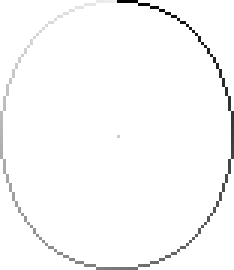
#> input picture rpi_ws281x/python/assets/240RGB.png, 78 x 90 px, found by its file name (shown 3 times larger)
$ python imageLoad.py   (Python 2 division)
#> lines starting #> are read from the running program, lines starting #| are printed output that depends on the picture
import time
import numpy as np
import imageio
from itertools import *
np.set_printoptions(threshold=np.inf)

def grouper(n, iterable, fillvalue=None):
    "grouper(3, 'ABCDEFG', 'x') --> ABC DEF Gxx"
    args = [iter(iterable)] * n
    return izip_longest(fillvalue=fillvalue, *args)

imMap = imageio.imread('assets/240RGB.png') #imMap = np.int_(imMap)
#> imMap is the input picture: shape (90, 78, 3); min 0, max 255, mean 250.4
imDraw = imageio.imread('assets/transparent_colors.png')
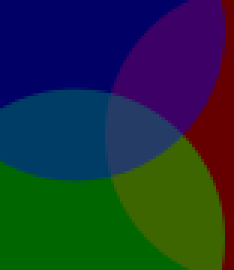
#> input picture rpi_ws281x/python/assets/transparent_colors.png, 78 x 90 px, found by its file name (shown 3 times larger)
#> imDraw is the input picture: shape (90, 78, 3); mean R, G, B 29.2, 48.8, 57.1

maMap = np.ma.masked_where(imMap > 240, imMap, False)#Mask the Map and the Draw Canvas
maDraw = np.ma.masked_where(np.ma.getmask(maMap), imDraw, False)#False to not return a copy but work in place

maMapDraw = np.ma.concatenate((maMap[:,:,[0]], maDraw), axis=2)#remove any additional g & b information but keep dimensionality
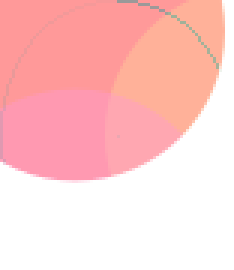
#> maMapDraw: shape (90, 78, 4) (shown 3 times larger); mean R, G, B, A 250.4, 29.2, 48.8, 57.1; transparent parts drawn white

compMapDraw = maMapDraw.compressed()#remove masked values
#> compMapDraw = 964 values, max 239 at index 24, min 0 at index 1, mean 59.48
iterCMP = grouper(4, compMapDraw, 0)#turn into iterable chunks
#> in grouper, `args = [iter(iterable)] * n`: args = 4 items
for data in iterCMP:
	print "id: {0} r: {1} g: {2} b: {3}".format(data[0], data[1], data[2], data[3])
#> this loop made 241 passes
#> data on passes 1 to 3: (233, 0, 0, 102), (234, 0, 0, 102), (235, 0, 0, 102)
#| id: 233 r: 0 g: 0 b: 102
#| id: 234 r: 0 g: 0 b: 102
#| id: 235 r: 0 g: 0 b: 102
#| id: 236 r: 0 g: 0 b: 102
#| id: 237 r: 0 g: 0 b: 102
#| id: 238 r: 0 g: 0 b: 102
#| id: 239 r: 0 g: 0 b: 102
#| id: 0 r: 0 g: 0 b: 102
#> (further printed lines are left out)
